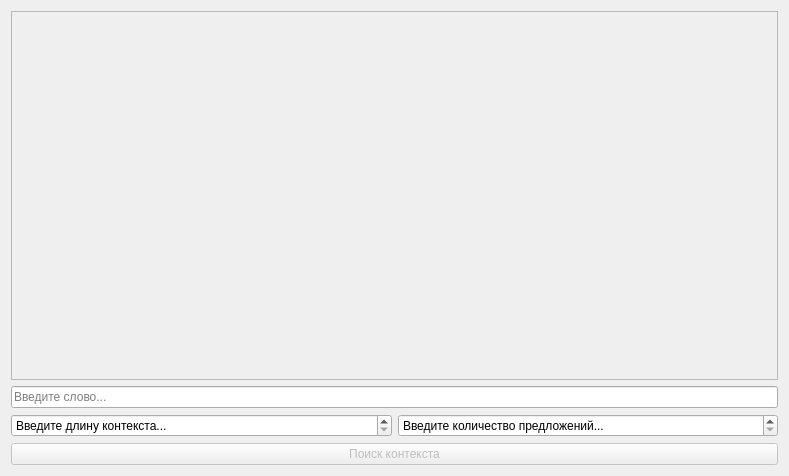
<?xml version="1.0" encoding="UTF-8"?>
<ui version="4.0">
 <class>Dialog</class>
 <widget class="QDialog" name="Dialog">
  <property name="geometry">
   <rect>
    <x>0</x>
    <y>0</y>
    <width>789</width>
    <height>476</height>
   </rect>
  </property>
  <property name="windowTitle">
   <string>Контекст использования слова</string>
  </property>
  <layout class="QGridLayout" name="gridLayout_2">
   <item row="1" column="0">
    <layout class="QGridLayout" name="gridLayout">
     <item row="1" column="0" colspan="2">
      <widget class="QTextEdit" name="contexArea">
       <property name="enabled">
        <bool>false</bool>
       </property>
       <property name="readOnly">
        <bool>true</bool>
       </property>
      </widget>
     </item>
     <item row="3" column="1">
      <widget class="QSpinBox" name="countSpinBox">
       <property name="specialValueText">
        <string>Введите количество предложений...</string>
       </property>
       <property name="accelerated">
        <bool>true</bool>
       </property>
       <property name="maximum">
        <number>10000</number>
       </property>
      </widget>
     </item>
     <item row="2" column="0" colspan="2">
      <widget class="QLineEdit" name="wordEdit">
       <property name="toolTip">
        <string/>
       </property>
       <property name="placeholderText">
        <string>Введите слово...</string>
       </property>
       <property name="clearButtonEnabled">
        <bool>true</bool>
       </property>
      </widget>
     </item>
     <item row="3" column="0">
      <widget class="QSpinBox" name="lengthSpinBox">
       <property name="specialValueText">
        <string>Введите длину контекста...</string>
       </property>
       <property name="accelerated">
        <bool>true</bool>
       </property>
       <property name="maximum">
        <number>10000</number>
       </property>
      </widget>
     </item>
     <item row="4" column="0" colspan="2">
      <widget class="QPushButton" name="findContext">
       <property name="enabled">
        <bool>false</bool>
       </property>
       <property name="text">
        <string>Поиск контекста</string>
       </property>
      </widget>
     </item>
    </layout>
   </item>
  </layout>
 </widget>
 <resources/>
 <connections/>
</ui>
